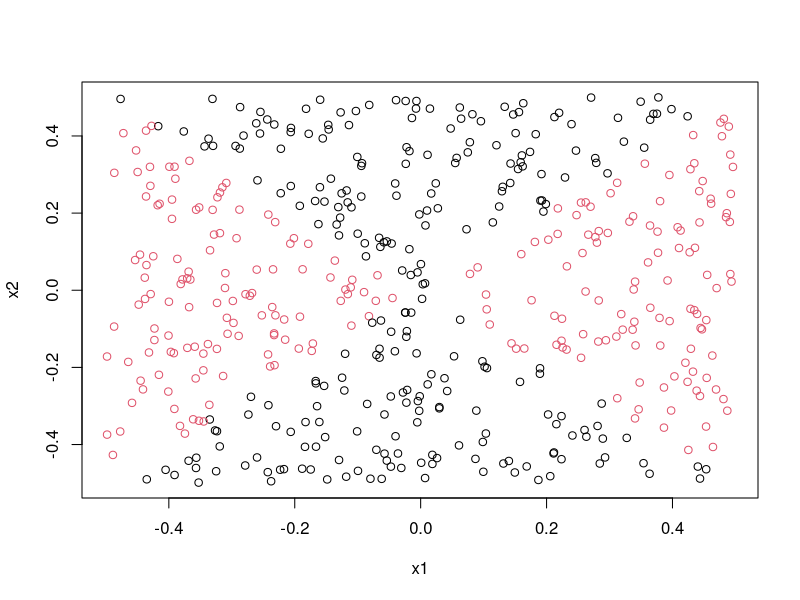
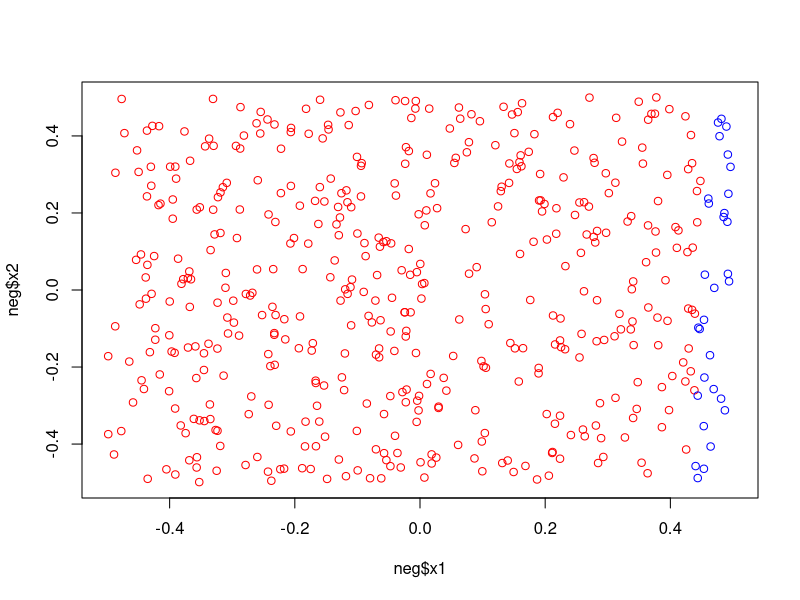
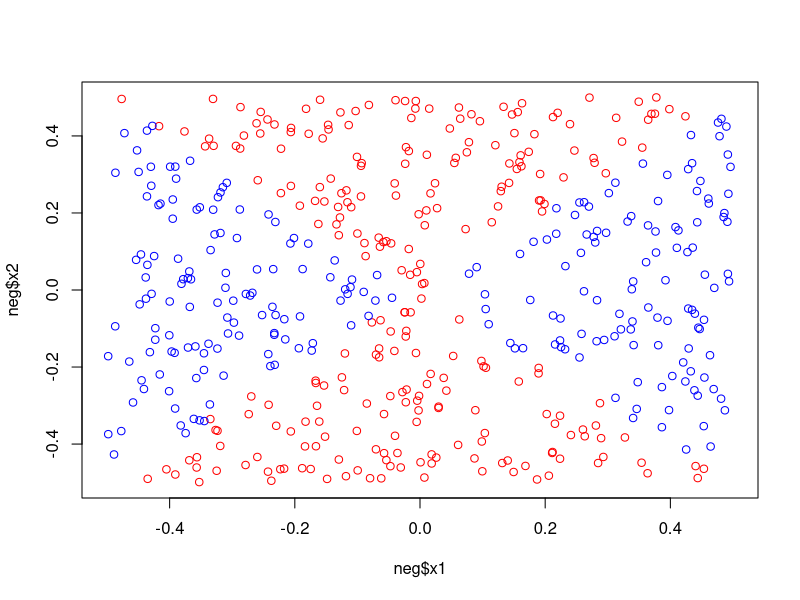
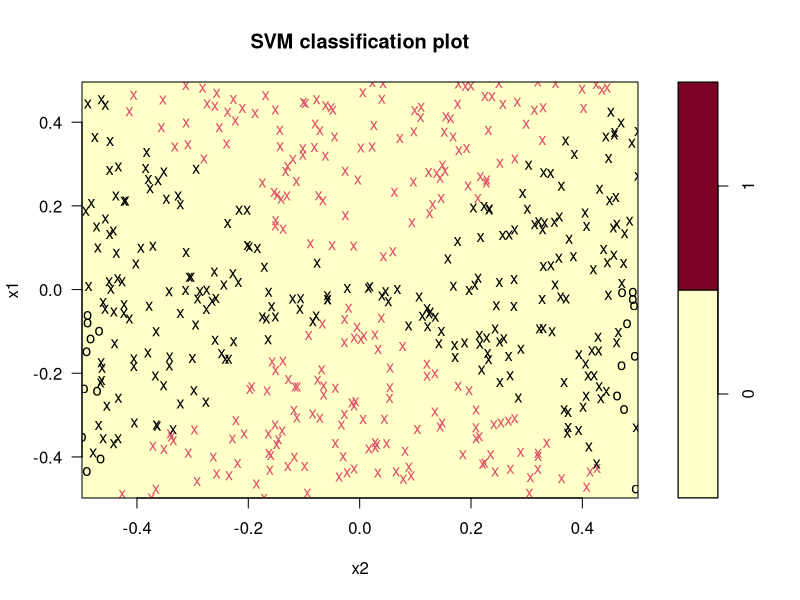
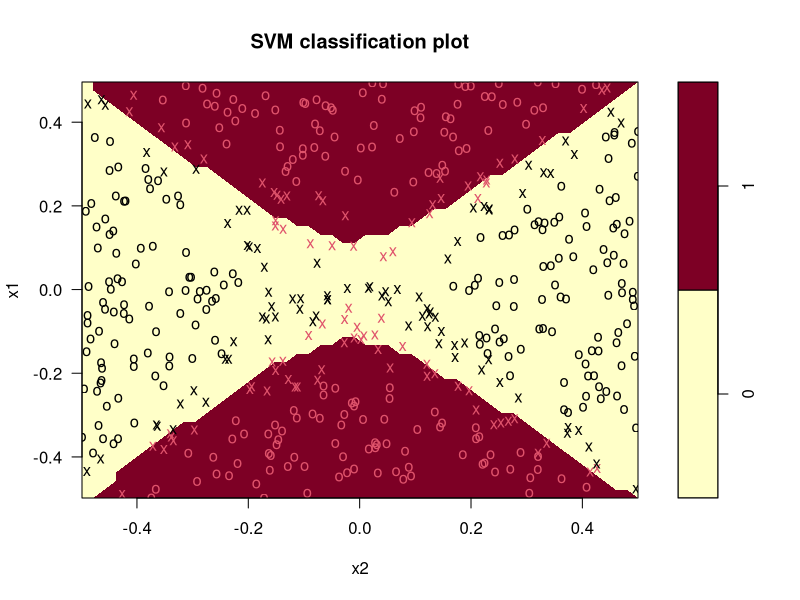

Source code (R) for these figures, in order:
## ---- chunk 1
set.seed(1)
x1 = runif(500)-0.5
x2= runif(500)-0.5
y=1*(x1^2-x2^2>0)
## ---- chunk 2
plot(x1,x2, col=as.factor(y))
## ---- chunk 3
dat = data.frame(x1,x2, y=y)
log.fit = glm(y~., data=dat, family= binomial)
## ---- chunk 4
log.prob = predict(log.fit, dat, type ="response")
log.pred = ifelse(log.prob> 0.5, 1, 0)

pos = dat[log.pred ==1,]
neg = dat[log.pred==0, ]
plot(neg$x1, neg$x2, col="red", xlim=c(-0.5,0.5), ylim=c(-0.5, 0.5))
points(pos$x1, pos$x2, col="blue")

## ---- chunk 5
log.poly = glm(y~x1+x2+I(x1^2)+I(x2^2), data= dat, family=binomial)
## ---- chunk 6
log.prob = predict(log.poly, dat, type ="response")
log.pred = ifelse(log.prob> 0.5, 1, 0)

pos = dat[log.pred ==1,]
neg = dat[log.pred==0, ]
plot(neg$x1, neg$x2, col="red", xlim=c(-0.5,0.5), ylim=c(-0.5, 0.5))
points(pos$x1, pos$x2, col="blue")
## ---- chunk 7
library(e1071)
svm.fit = svm(as.factor(y)~., data= dat, kernel="linear", scale=FALSE)
plot(svm.fit, dat)
## ---- chunk 8
library(e1071)
svm.fit = svm(as.factor(y)~., data= dat, kernel="radial", gamma=1, cost=10,scale=FALSE)
plot(svm.fit, dat)
